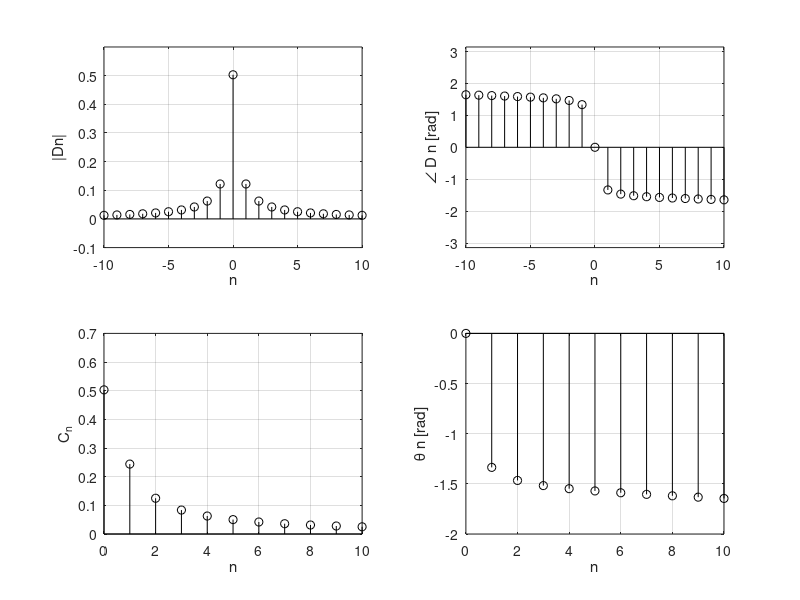

Write MATLAB code to recreate this figure.
clc; 
clear all;
close all;
T_0=pi; 
N_0= 256; 
T= T_0/N_0;
t= (0:T:T*(N_0-1))'; 
M=10; 
x= exp(-t/2); 
x(1)=exp(-pi/2+1)/2; 
D_n= fft(x)/N_0; 
n=[-N_0/2:N_0/2-1]'; 
clf; 
%Serie exponencial de fourier
subplot(2,2,1); 
stem(n, abs(fftshift(D_n)), 'k'); 
axis ([-M M -.1 .6]);
xlabel('n'); 
ylabel('|Dn|');
grid on;
subplot (2,2,2); 
stem(n,angle(fftshift(D_n)), 'k'); 
 axis([-M M -pi pi]);
xlabel('n'); 
ylabel('\angle D n [rad]');
grid on; 
%Serie trigonometricaa de Fourier 
 n = [0:M];
C_n(1) = abs(D_n(1));
C_n(2:M+1) = 2*abs (D_n(2:M+1));
 theta_n(1) = angle(D_n(1));
 theta_n(2:M+1) = angle(D_n(2:M+1));
  subplot (2, 2, 3);
  stem(n,C_n,'k');
  xlabel ('n'); ylabel('C_n');
  grid on; 
subplot (2, 2, 4); stem(n,theta_n,'k');
xlabel ('n'); ylabel('\theta n [rad]');
grid on; 
